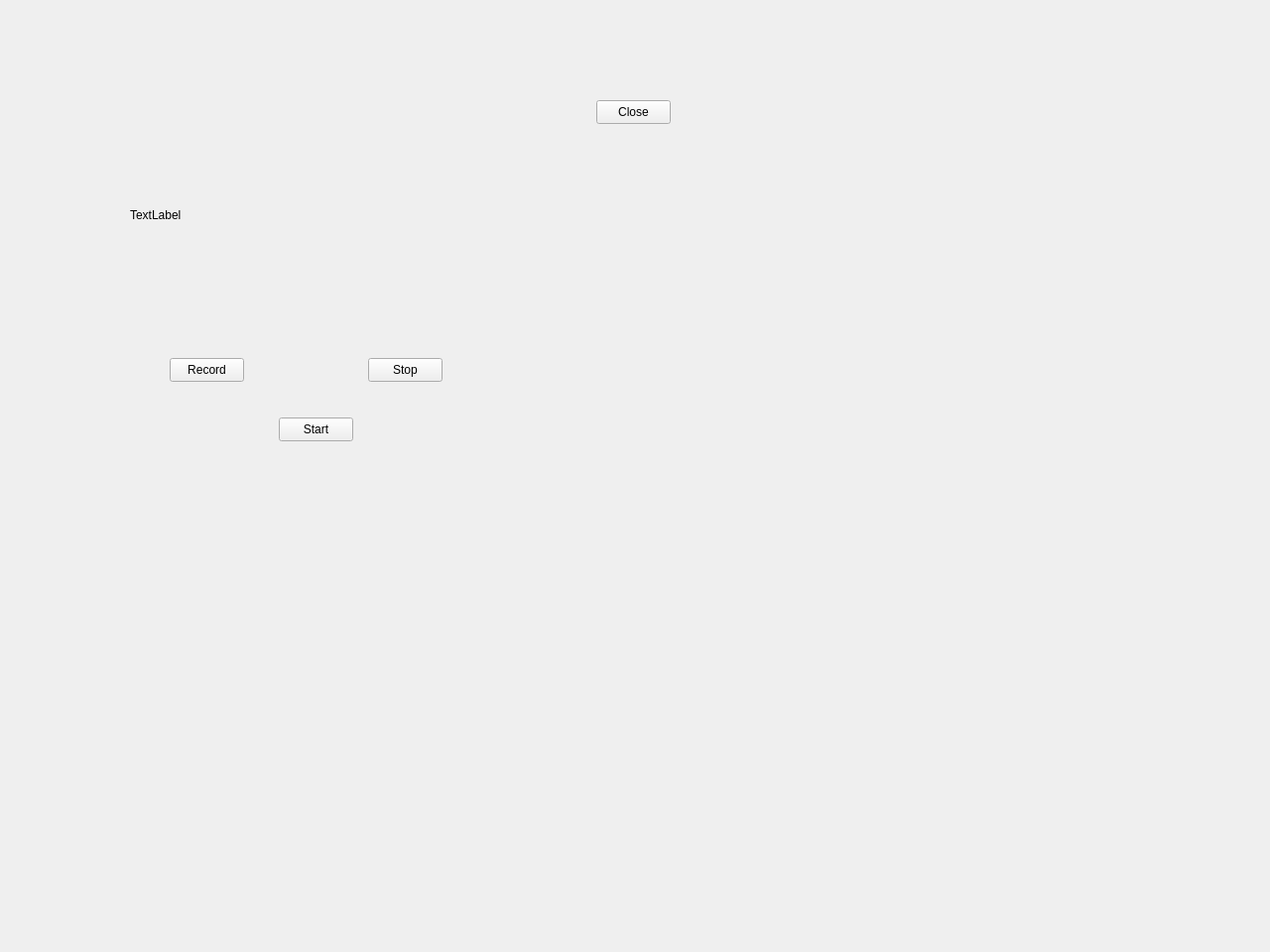
<?xml version="1.0" encoding="UTF-8"?>
<ui version="4.0">
 <class>Form</class>
 <widget class="QWidget" name="Form">
  <property name="geometry">
   <rect>
    <x>0</x>
    <y>0</y>
    <width>1280</width>
    <height>960</height>
   </rect>
  </property>
  <property name="windowTitle">
   <string>Form</string>
  </property>
  <layout class="QVBoxLayout" name="verticalLayout">
   <item>
    <widget class="QStackedWidget" name="stackedWidget">
     <widget class="QWidget" name="main_page">
      <widget class="QPushButton" name="main_next_button">
       <property name="geometry">
        <rect>
         <x>270</x>
         <y>410</y>
         <width>75</width>
         <height>24</height>
        </rect>
       </property>
       <property name="text">
        <string>Start</string>
       </property>
      </widget>
      <widget class="QPushButton" name="pushButton">
       <property name="geometry">
        <rect>
         <x>590</x>
         <y>90</y>
         <width>75</width>
         <height>24</height>
        </rect>
       </property>
       <property name="text">
        <string>Close</string>
       </property>
      </widget>
      <widget class="QLabel" name="video_stream">
       <property name="geometry">
        <rect>
         <x>120</x>
         <y>80</y>
         <width>341</width>
         <height>251</height>
        </rect>
       </property>
       <property name="text">
        <string>TextLabel</string>
       </property>
      </widget>
      <widget class="QPushButton" name="record_start_button">
       <property name="geometry">
        <rect>
         <x>160</x>
         <y>350</y>
         <width>75</width>
         <height>24</height>
        </rect>
       </property>
       <property name="text">
        <string>Record</string>
       </property>
      </widget>
      <widget class="QPushButton" name="record_stop_button">
       <property name="geometry">
        <rect>
         <x>360</x>
         <y>350</y>
         <width>75</width>
         <height>24</height>
        </rect>
       </property>
       <property name="text">
        <string>Stop</string>
       </property>
      </widget>
     </widget>
     <widget class="QWidget" name="info_page">
      <widget class="QLabel" name="info_label">
       <property name="geometry">
        <rect>
         <x>280</x>
         <y>190</y>
         <width>50</width>
         <height>16</height>
        </rect>
       </property>
       <property name="text">
        <string>Info</string>
       </property>
      </widget>
      <widget class="QPushButton" name="info_home_button">
       <property name="geometry">
        <rect>
         <x>490</x>
         <y>330</y>
         <width>75</width>
         <height>24</height>
        </rect>
       </property>
       <property name="text">
        <string>Home</string>
       </property>
      </widget>
      <widget class="QPushButton" name="info_next_button">
       <property name="geometry">
        <rect>
         <x>480</x>
         <y>390</y>
         <width>75</width>
         <height>24</height>
        </rect>
       </property>
       <property name="text">
        <string>Next</string>
       </property>
      </widget>
      <widget class="QPushButton" name="info_prev_button">
       <property name="geometry">
        <rect>
         <x>360</x>
         <y>390</y>
         <width>75</width>
         <height>24</height>
        </rect>
       </property>
       <property name="text">
        <string>Prev</string>
       </property>
      </widget>
     </widget>
     <widget class="QWidget" name="input_page">
      <widget class="QPushButton" name="input_next_button">
       <property name="geometry">
        <rect>
         <x>460</x>
         <y>400</y>
         <width>75</width>
         <height>24</height>
        </rect>
       </property>
       <property name="text">
        <string>Next</string>
       </property>
      </widget>
      <widget class="QPushButton" name="input_home_button">
       <property name="geometry">
        <rect>
         <x>490</x>
         <y>320</y>
         <width>75</width>
         <height>24</height>
        </rect>
       </property>
       <property name="text">
        <string>Home</string>
       </property>
      </widget>
      <widget class="QLabel" name="input_label">
       <property name="geometry">
        <rect>
         <x>250</x>
         <y>190</y>
         <width>50</width>
         <height>16</height>
        </rect>
       </property>
       <property name="text">
        <string>Input</string>
       </property>
      </widget>
      <widget class="QPushButton" name="input_prev_button">
       <property name="geometry">
        <rect>
         <x>340</x>
         <y>400</y>
         <width>75</width>
         <height>24</height>
        </rect>
       </property>
       <property name="text">
        <string>Prev</string>
       </property>
      </widget>
     </widget>
     <widget class="QWidget" name="mode_select_page">
      <widget class="QPushButton" name="mode_select_home_button">
       <property name="geometry">
        <rect>
         <x>480</x>
         <y>260</y>
         <width>75</width>
         <height>24</height>
        </rect>
       </property>
       <property name="text">
        <string>Home</string>
       </property>
      </widget>
      <widget class="QPushButton" name="mode_select_image_button">
       <property name="geometry">
        <rect>
         <x>170</x>
         <y>380</y>
         <width>75</width>
         <height>24</height>
        </rect>
       </property>
       <property name="text">
        <string>Image</string>
       </property>
      </widget>
      <widget class="QLabel" name="mode_select_label">
       <property name="geometry">
        <rect>
         <x>260</x>
         <y>180</y>
         <width>101</width>
         <height>31</height>
        </rect>
       </property>
       <property name="text">
        <string>mode select</string>
       </property>
      </widget>
      <widget class="QPushButton" name="mode_select_video_button">
       <property name="geometry">
        <rect>
         <x>370</x>
         <y>380</y>
         <width>75</width>
         <height>24</height>
        </rect>
       </property>
       <property name="text">
        <string>Video</string>
       </property>
      </widget>
      <widget class="QPushButton" name="mode_select_prev_button">
       <property name="geometry">
        <rect>
         <x>480</x>
         <y>310</y>
         <width>75</width>
         <height>24</height>
        </rect>
       </property>
       <property name="text">
        <string>Prev</string>
       </property>
      </widget>
     </widget>
     <widget class="QWidget" name="image_page">
      <widget class="QPushButton" name="image_next_button">
       <property name="geometry">
        <rect>
         <x>440</x>
         <y>360</y>
         <width>75</width>
         <height>24</height>
        </rect>
       </property>
       <property name="text">
        <string>Next</string>
       </property>
      </widget>
      <widget class="QPushButton" name="image_home_button">
       <property name="geometry">
        <rect>
         <x>470</x>
         <y>300</y>
         <width>75</width>
         <height>24</height>
        </rect>
       </property>
       <property name="text">
        <string>Home</string>
       </property>
      </widget>
      <widget class="QLabel" name="image_label">
       <property name="geometry">
        <rect>
         <x>230</x>
         <y>140</y>
         <width>50</width>
         <height>16</height>
        </rect>
       </property>
       <property name="text">
        <string>image</string>
       </property>
      </widget>
      <widget class="QPushButton" name="image_prev_button">
       <property name="geometry">
        <rect>
         <x>330</x>
         <y>360</y>
         <width>75</width>
         <height>24</height>
        </rect>
       </property>
       <property name="text">
        <string>Prev</string>
       </property>
      </widget>
     </widget>
     <widget class="QWidget" name="video_page">
      <widget class="QPushButton" name="video_home_button">
       <property name="geometry">
        <rect>
         <x>490</x>
         <y>250</y>
         <width>75</width>
         <height>24</height>
        </rect>
       </property>
       <property name="text">
        <string>Home</string>
       </property>
      </widget>
      <widget class="QPushButton" name="video_next_button">
       <property name="geometry">
        <rect>
         <x>450</x>
         <y>410</y>
         <width>75</width>
         <height>24</height>
        </rect>
       </property>
       <property name="text">
        <string>Next</string>
       </property>
      </widget>
      <widget class="QLabel" name="video_label">
       <property name="geometry">
        <rect>
         <x>290</x>
         <y>160</y>
         <width>50</width>
         <height>16</height>
        </rect>
       </property>
       <property name="text">
        <string>video</string>
       </property>
      </widget>
      <widget class="QPushButton" name="video_prev_button">
       <property name="geometry">
        <rect>
         <x>500</x>
         <y>300</y>
         <width>75</width>
         <height>24</height>
        </rect>
       </property>
       <property name="text">
        <string>Prev</string>
       </property>
      </widget>
     </widget>
     <widget class="QWidget" name="end_page">
      <widget class="QPushButton" name="end_home_button">
       <property name="geometry">
        <rect>
         <x>470</x>
         <y>370</y>
         <width>75</width>
         <height>24</height>
        </rect>
       </property>
       <property name="text">
        <string>Home</string>
       </property>
      </widget>
      <widget class="QLabel" name="end_label">
       <property name="geometry">
        <rect>
         <x>260</x>
         <y>160</y>
         <width>131</width>
         <height>31</height>
        </rect>
       </property>
       <property name="text">
        <string>Thank you</string>
       </property>
      </widget>
     </widget>
    </widget>
   </item>
  </layout>
 </widget>
 <resources/>
 <connections>
  <connection>
   <sender>main_next_button</sender>
   <signal>clicked()</signal>
   <receiver>Form</receiver>
   <slot>go_next_page()</slot>
   <hints>
    <hint type="sourcelabel">
     <x>319</x>
     <y>432</y>
    </hint>
    <hint type="destinationlabel">
     <x>418</x>
     <y>477</y>
    </hint>
   </hints>
  </connection>
  <connection>
   <sender>info_home_button</sender>
   <signal>clicked()</signal>
   <receiver>Form</receiver>
   <slot>go_home_page()</slot>
   <hints>
    <hint type="sourcelabel">
     <x>552</x>
     <y>350</y>
    </hint>
    <hint type="destinationlabel">
     <x>422</x>
     <y>479</y>
    </hint>
   </hints>
  </connection>
  <connection>
   <sender>end_home_button</sender>
   <signal>clicked()</signal>
   <receiver>Form</receiver>
   <slot>go_home_page()</slot>
   <hints>
    <hint type="sourcelabel">
     <x>508</x>
     <y>400</y>
    </hint>
    <hint type="destinationlabel">
     <x>634</x>
     <y>475</y>
    </hint>
   </hints>
  </connection>
  <connection>
   <sender>image_next_button</sender>
   <signal>clicked()</signal>
   <receiver>Form</receiver>
   <slot>go_end_page()</slot>
   <hints>
    <hint type="sourcelabel">
     <x>499</x>
     <y>381</y>
    </hint>
    <hint type="destinationlabel">
     <x>603</x>
     <y>479</y>
    </hint>
   </hints>
  </connection>
  <connection>
   <sender>image_home_button</sender>
   <signal>clicked()</signal>
   <receiver>Form</receiver>
   <slot>go_home_page()</slot>
   <hints>
    <hint type="sourcelabel">
     <x>525</x>
     <y>318</y>
    </hint>
    <hint type="destinationlabel">
     <x>637</x>
     <y>352</y>
    </hint>
   </hints>
  </connection>
  <connection>
   <sender>info_next_button</sender>
   <signal>clicked()</signal>
   <receiver>Form</receiver>
   <slot>go_next_page()</slot>
   <hints>
    <hint type="sourcelabel">
     <x>532</x>
     <y>411</y>
    </hint>
    <hint type="destinationlabel">
     <x>633</x>
     <y>443</y>
    </hint>
   </hints>
  </connection>
  <connection>
   <sender>input_next_button</sender>
   <signal>clicked()</signal>
   <receiver>Form</receiver>
   <slot>go_next_page()</slot>
   <hints>
    <hint type="sourcelabel">
     <x>515</x>
     <y>418</y>
    </hint>
    <hint type="destinationlabel">
     <x>636</x>
     <y>415</y>
    </hint>
   </hints>
  </connection>
  <connection>
   <sender>input_home_button</sender>
   <signal>clicked()</signal>
   <receiver>Form</receiver>
   <slot>go_home_page()</slot>
   <hints>
    <hint type="sourcelabel">
     <x>548</x>
     <y>339</y>
    </hint>
    <hint type="destinationlabel">
     <x>634</x>
     <y>343</y>
    </hint>
   </hints>
  </connection>
  <connection>
   <sender>mode_select_image_button</sender>
   <signal>clicked()</signal>
   <receiver>Form</receiver>
   <slot>go_next_page()</slot>
   <hints>
    <hint type="sourcelabel">
     <x>227</x>
     <y>396</y>
    </hint>
    <hint type="destinationlabel">
     <x>640</x>
     <y>325</y>
    </hint>
   </hints>
  </connection>
  <connection>
   <sender>mode_select_home_button</sender>
   <signal>clicked()</signal>
   <receiver>Form</receiver>
   <slot>go_home_page()</slot>
   <hints>
    <hint type="sourcelabel">
     <x>552</x>
     <y>279</y>
    </hint>
    <hint type="destinationlabel">
     <x>640</x>
     <y>286</y>
    </hint>
   </hints>
  </connection>
  <connection>
   <sender>video_home_button</sender>
   <signal>clicked()</signal>
   <receiver>Form</receiver>
   <slot>go_home_page()</slot>
   <hints>
    <hint type="sourcelabel">
     <x>538</x>
     <y>267</y>
    </hint>
    <hint type="destinationlabel">
     <x>640</x>
     <y>402</y>
    </hint>
   </hints>
  </connection>
  <connection>
   <sender>video_next_button</sender>
   <signal>clicked()</signal>
   <receiver>Form</receiver>
   <slot>go_end_page()</slot>
   <hints>
    <hint type="sourcelabel">
     <x>512</x>
     <y>432</y>
    </hint>
    <hint type="destinationlabel">
     <x>632</x>
     <y>469</y>
    </hint>
   </hints>
  </connection>
  <connection>
   <sender>mode_select_video_button</sender>
   <signal>clicked()</signal>
   <receiver>Form</receiver>
   <slot>go_next_page()</slot>
   <hints>
    <hint type="sourcelabel">
     <x>414</x>
     <y>406</y>
    </hint>
    <hint type="destinationlabel">
     <x>651</x>
     <y>431</y>
    </hint>
   </hints>
  </connection>
  <connection>
   <sender>mode_select_prev_button</sender>
   <signal>clicked()</signal>
   <receiver>Form</receiver>
   <slot>go_prev_page()</slot>
   <hints>
    <hint type="sourcelabel">
     <x>526</x>
     <y>330</y>
    </hint>
    <hint type="destinationlabel">
     <x>639</x>
     <y>479</y>
    </hint>
   </hints>
  </connection>
  <connection>
   <sender>video_prev_button</sender>
   <signal>clicked()</signal>
   <receiver>Form</receiver>
   <slot>go_prev_page()</slot>
   <hints>
    <hint type="sourcelabel">
     <x>572</x>
     <y>319</y>
    </hint>
    <hint type="destinationlabel">
     <x>663</x>
     <y>-2</y>
    </hint>
   </hints>
  </connection>
  <connection>
   <sender>input_prev_button</sender>
   <signal>clicked()</signal>
   <receiver>Form</receiver>
   <slot>go_prev_page()</slot>
   <hints>
    <hint type="sourcelabel">
     <x>387</x>
     <y>419</y>
    </hint>
    <hint type="destinationlabel">
     <x>499</x>
     <y>6</y>
    </hint>
   </hints>
  </connection>
  <connection>
   <sender>info_prev_button</sender>
   <signal>clicked()</signal>
   <receiver>Form</receiver>
   <slot>go_prev_page()</slot>
   <hints>
    <hint type="sourcelabel">
     <x>412</x>
     <y>404</y>
    </hint>
    <hint type="destinationlabel">
     <x>538</x>
     <y>-10</y>
    </hint>
   </hints>
  </connection>
  <connection>
   <sender>image_prev_button</sender>
   <signal>clicked()</signal>
   <receiver>Form</receiver>
   <slot>go_prev_page()</slot>
   <hints>
    <hint type="sourcelabel">
     <x>374</x>
     <y>380</y>
    </hint>
    <hint type="destinationlabel">
     <x>589</x>
     <y>7</y>
    </hint>
   </hints>
  </connection>
  <connection>
   <sender>pushButton</sender>
   <signal>clicked()</signal>
   <receiver>Form</receiver>
   <slot>close_window()</slot>
   <hints>
    <hint type="sourcelabel">
     <x>631</x>
     <y>108</y>
    </hint>
    <hint type="destinationlabel">
     <x>708</x>
     <y>7</y>
    </hint>
   </hints>
  </connection>
  <connection>
   <sender>record_start_button</sender>
   <signal>clicked()</signal>
   <receiver>Form</receiver>
   <slot>record_start()</slot>
   <hints>
    <hint type="sourcelabel">
     <x>201</x>
     <y>360</y>
    </hint>
    <hint type="destinationlabel">
     <x>245</x>
     <y>6</y>
    </hint>
   </hints>
  </connection>
  <connection>
   <sender>record_stop_button</sender>
   <signal>clicked()</signal>
   <receiver>Form</receiver>
   <slot>record_stop()</slot>
   <hints>
    <hint type="sourcelabel">
     <x>404</x>
     <y>364</y>
    </hint>
    <hint type="destinationlabel">
     <x>437</x>
     <y>-3</y>
    </hint>
   </hints>
  </connection>
 </connections>
 <slots>
  <slot>go_next_page()</slot>
  <slot>go_home_page()</slot>
  <slot>go_end_page()</slot>
  <slot>go_prev_page()</slot>
  <slot>close_window()</slot>
  <slot>record_start()</slot>
  <slot>record_stop()</slot>
 </slots>
</ui>
